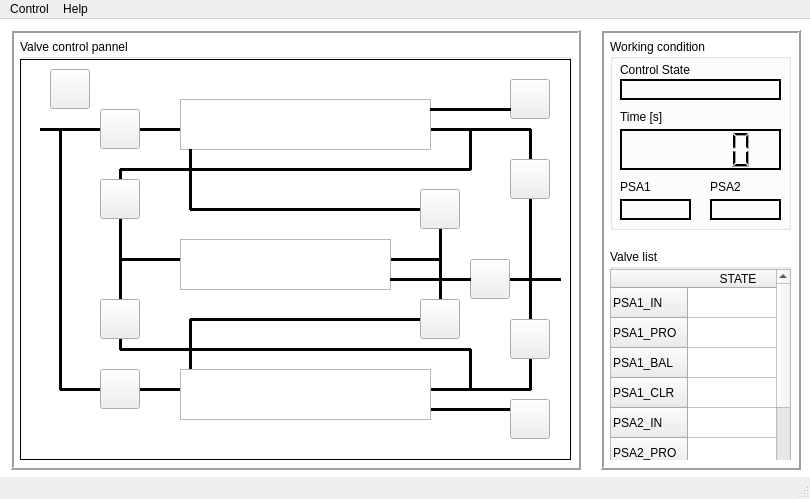
<?xml version="1.0" encoding="UTF-8"?>
<ui version="4.0">
 <class>MainWindow</class>
 <widget class="QMainWindow" name="MainWindow">
  <property name="geometry">
   <rect>
    <x>0</x>
    <y>0</y>
    <width>810</width>
    <height>499</height>
   </rect>
  </property>
  <property name="windowTitle">
   <string>MainWindow</string>
  </property>
  <property name="toolTip">
   <string>PSA1_PRO</string>
  </property>
  <widget class="QWidget" name="centralwidget">
   <widget class="QGraphicsView" name="Background">
    <property name="geometry">
     <rect>
      <x>-5</x>
      <y>-19</y>
      <width>911</width>
      <height>501</height>
     </rect>
    </property>
    <property name="autoFillBackground">
     <bool>false</bool>
    </property>
    <property name="styleSheet">
     <string notr="true"/>
    </property>
    <property name="lineWidth">
     <number>2</number>
    </property>
   </widget>
   <widget class="QFrame" name="frameBTNPanel">
    <property name="geometry">
     <rect>
      <x>10</x>
      <y>10</y>
      <width>571</width>
      <height>441</height>
     </rect>
    </property>
    <property name="frameShape">
     <enum>QFrame::Box</enum>
    </property>
    <property name="frameShadow">
     <enum>QFrame::Raised</enum>
    </property>
    <property name="lineWidth">
     <number>2</number>
    </property>
    <widget class="QGroupBox" name="groupBox_valve">
     <property name="geometry">
      <rect>
       <x>10</x>
       <y>10</y>
       <width>551</width>
       <height>421</height>
      </rect>
     </property>
     <property name="mouseTracking">
      <bool>true</bool>
     </property>
     <property name="autoFillBackground">
      <bool>false</bool>
     </property>
     <property name="title">
      <string>Valve control pannel</string>
     </property>
     <property name="flat">
      <bool>true</bool>
     </property>
     <property name="checkable">
      <bool>false</bool>
     </property>
     <widget class="QPushButton" name="BTN_COL2_IN">
      <property name="geometry">
       <rect>
        <x>30</x>
        <y>30</y>
        <width>40</width>
        <height>40</height>
       </rect>
      </property>
      <property name="toolTip">
       <string>COL2_IN</string>
      </property>
      <property name="icon">
       <iconset>
        <normaloff>resource/valveoff.png</normaloff>
        <normalon>:/logo_valve/resource/valveon.png</normalon>resource/valveoff.png</iconset>
      </property>
      <property name="iconSize">
       <size>
        <width>32</width>
        <height>32</height>
       </size>
      </property>
      <property name="checkable">
       <bool>true</bool>
      </property>
     </widget>
     <widget class="QLabel" name="label_3">
      <property name="geometry">
       <rect>
        <x>160</x>
        <y>200</y>
        <width>211</width>
        <height>51</height>
       </rect>
      </property>
      <property name="autoFillBackground">
       <bool>false</bool>
      </property>
      <property name="text">
       <string/>
      </property>
      <property name="textFormat">
       <enum>Qt::PlainText</enum>
      </property>
      <property name="pixmap">
       <pixmap resource="res.qrc">:/logo_vessel/resource/prodvessel.png</pixmap>
      </property>
     </widget>
     <widget class="QPushButton" name="BTN_PSA2_PRO">
      <property name="geometry">
       <rect>
        <x>80</x>
        <y>260</y>
        <width>40</width>
        <height>40</height>
       </rect>
      </property>
      <property name="toolTip">
       <string>PSA2_PRO</string>
      </property>
      <property name="icon">
       <iconset>
        <normaloff>resource/valveoff.png</normaloff>
        <normalon>:/logo_valve/resource/valveon.png</normalon>resource/valveoff.png</iconset>
      </property>
      <property name="iconSize">
       <size>
        <width>32</width>
        <height>32</height>
       </size>
      </property>
      <property name="checkable">
       <bool>true</bool>
      </property>
     </widget>
     <widget class="Line" name="line_11">
      <property name="geometry">
       <rect>
        <x>410</x>
        <y>170</y>
        <width>20</width>
        <height>91</height>
       </rect>
      </property>
      <property name="frameShadow">
       <enum>QFrame::Plain</enum>
      </property>
      <property name="lineWidth">
       <number>3</number>
      </property>
      <property name="orientation">
       <enum>Qt::Vertical</enum>
      </property>
     </widget>
     <widget class="Line" name="line_16">
      <property name="geometry">
       <rect>
        <x>410</x>
        <y>360</y>
        <width>81</width>
        <height>20</height>
       </rect>
      </property>
      <property name="frameShadow">
       <enum>QFrame::Plain</enum>
      </property>
      <property name="lineWidth">
       <number>3</number>
      </property>
      <property name="orientation">
       <enum>Qt::Horizontal</enum>
      </property>
     </widget>
     <widget class="Line" name="line_13">
      <property name="geometry">
       <rect>
        <x>170</x>
        <y>270</y>
        <width>251</width>
        <height>20</height>
       </rect>
      </property>
      <property name="frameShadow">
       <enum>QFrame::Plain</enum>
      </property>
      <property name="lineWidth">
       <number>3</number>
      </property>
      <property name="orientation">
       <enum>Qt::Horizontal</enum>
      </property>
     </widget>
     <widget class="QGraphicsView" name="PROD">
      <property name="geometry">
       <rect>
        <x>160</x>
        <y>200</y>
        <width>211</width>
        <height>51</height>
       </rect>
      </property>
      <property name="autoFillBackground">
       <bool>true</bool>
      </property>
     </widget>
     <widget class="Line" name="line_7">
      <property name="geometry">
       <rect>
        <x>100</x>
        <y>300</y>
        <width>351</width>
        <height>20</height>
       </rect>
      </property>
      <property name="frameShadow">
       <enum>QFrame::Plain</enum>
      </property>
      <property name="lineWidth">
       <number>3</number>
      </property>
      <property name="orientation">
       <enum>Qt::Horizontal</enum>
      </property>
     </widget>
     <widget class="QGraphicsView" name="graphicsView">
      <property name="geometry">
       <rect>
        <x>160</x>
        <y>60</y>
        <width>251</width>
        <height>51</height>
       </rect>
      </property>
      <property name="autoFillBackground">
       <bool>true</bool>
      </property>
     </widget>
     <widget class="Line" name="line_6">
      <property name="geometry">
       <rect>
        <x>100</x>
        <y>120</y>
        <width>351</width>
        <height>20</height>
       </rect>
      </property>
      <property name="frameShadow">
       <enum>QFrame::Plain</enum>
      </property>
      <property name="lineWidth">
       <number>3</number>
      </property>
      <property name="orientation">
       <enum>Qt::Horizontal</enum>
      </property>
     </widget>
     <widget class="Line" name="line_15">
      <property name="geometry">
       <rect>
        <x>160</x>
        <y>280</y>
        <width>20</width>
        <height>51</height>
       </rect>
      </property>
      <property name="frameShadow">
       <enum>QFrame::Plain</enum>
      </property>
      <property name="lineWidth">
       <number>3</number>
      </property>
      <property name="orientation">
       <enum>Qt::Vertical</enum>
      </property>
     </widget>
     <widget class="Line" name="line_4">
      <property name="geometry">
       <rect>
        <x>500</x>
        <y>90</y>
        <width>20</width>
        <height>261</height>
       </rect>
      </property>
      <property name="frameShadow">
       <enum>QFrame::Plain</enum>
      </property>
      <property name="lineWidth">
       <number>3</number>
      </property>
      <property name="orientation">
       <enum>Qt::Vertical</enum>
      </property>
     </widget>
     <widget class="QPushButton" name="BTN_PSA2_IN">
      <property name="geometry">
       <rect>
        <x>80</x>
        <y>330</y>
        <width>40</width>
        <height>40</height>
       </rect>
      </property>
      <property name="toolTip">
       <string>PSA2_IN</string>
      </property>
      <property name="text">
       <string/>
      </property>
      <property name="icon">
       <iconset>
        <normaloff>resource/valveoff.png</normaloff>
        <normalon>:/logo_valve/resource/valveon.png</normalon>resource/valveoff.png</iconset>
      </property>
      <property name="iconSize">
       <size>
        <width>32</width>
        <height>32</height>
       </size>
      </property>
      <property name="checkable">
       <bool>true</bool>
      </property>
     </widget>
     <widget class="Line" name="line_12">
      <property name="geometry">
       <rect>
        <x>170</x>
        <y>160</y>
        <width>251</width>
        <height>20</height>
       </rect>
      </property>
      <property name="frameShadow">
       <enum>QFrame::Plain</enum>
      </property>
      <property name="lineWidth">
       <number>3</number>
      </property>
      <property name="orientation">
       <enum>Qt::Horizontal</enum>
      </property>
     </widget>
     <widget class="QLabel" name="label_2">
      <property name="geometry">
       <rect>
        <x>160</x>
        <y>330</y>
        <width>251</width>
        <height>51</height>
       </rect>
      </property>
      <property name="autoFillBackground">
       <bool>false</bool>
      </property>
      <property name="text">
       <string/>
      </property>
      <property name="textFormat">
       <enum>Qt::PlainText</enum>
      </property>
      <property name="pixmap">
       <pixmap resource="res.qrc">:/logo_vessel/resource/psavessel.png</pixmap>
      </property>
     </widget>
     <widget class="QPushButton" name="BTN_PSA2_BAL">
      <property name="geometry">
       <rect>
        <x>490</x>
        <y>280</y>
        <width>40</width>
        <height>40</height>
       </rect>
      </property>
      <property name="toolTip">
       <string>PSA2_BAL</string>
      </property>
      <property name="icon">
       <iconset>
        <normaloff>resource/valveoff.png</normaloff>
        <normalon>:/logo_valve/resource/valveon.png</normalon>resource/valveoff.png</iconset>
      </property>
      <property name="iconSize">
       <size>
        <width>32</width>
        <height>32</height>
       </size>
      </property>
      <property name="checkable">
       <bool>true</bool>
      </property>
     </widget>
     <widget class="QPushButton" name="BTN_PSA1_BAL">
      <property name="geometry">
       <rect>
        <x>490</x>
        <y>120</y>
        <width>40</width>
        <height>40</height>
       </rect>
      </property>
      <property name="toolTip">
       <string>PSA1_BAL</string>
      </property>
      <property name="icon">
       <iconset>
        <normaloff>resource/valveoff.png</normaloff>
        <normalon>:/logo_valve/resource/valveon.png</normalon>resource/valveoff.png</iconset>
      </property>
      <property name="iconSize">
       <size>
        <width>32</width>
        <height>32</height>
       </size>
      </property>
      <property name="checkable">
       <bool>true</bool>
      </property>
     </widget>
     <widget class="Line" name="line_9">
      <property name="geometry">
       <rect>
        <x>90</x>
        <y>130</y>
        <width>20</width>
        <height>181</height>
       </rect>
      </property>
      <property name="frameShadow">
       <enum>QFrame::Plain</enum>
      </property>
      <property name="lineWidth">
       <number>3</number>
      </property>
      <property name="orientation">
       <enum>Qt::Vertical</enum>
      </property>
     </widget>
     <widget class="QPushButton" name="BTN_PSA2_CLR">
      <property name="geometry">
       <rect>
        <x>490</x>
        <y>360</y>
        <width>40</width>
        <height>40</height>
       </rect>
      </property>
      <property name="toolTip">
       <string>PSA2_CLR</string>
      </property>
      <property name="icon">
       <iconset>
        <normaloff>resource/valveoff.png</normaloff>
        <normalon>:/logo_valve/resource/valveon.png</normalon>resource/valveoff.png</iconset>
      </property>
      <property name="iconSize">
       <size>
        <width>32</width>
        <height>32</height>
       </size>
      </property>
      <property name="checkable">
       <bool>true</bool>
      </property>
     </widget>
     <widget class="QPushButton" name="BTN_PROD_OUT">
      <property name="geometry">
       <rect>
        <x>450</x>
        <y>220</y>
        <width>40</width>
        <height>40</height>
       </rect>
      </property>
      <property name="toolTip">
       <string>PROD_OUT</string>
      </property>
      <property name="icon">
       <iconset>
        <normaloff>resource/valveoff.png</normaloff>
        <normalon>:/logo_valve/resource/valveon.png</normalon>resource/valveoff.png</iconset>
      </property>
      <property name="iconSize">
       <size>
        <width>32</width>
        <height>32</height>
       </size>
      </property>
      <property name="checkable">
       <bool>true</bool>
      </property>
     </widget>
     <widget class="QPushButton" name="BTN_PROD_PSA2">
      <property name="geometry">
       <rect>
        <x>400</x>
        <y>260</y>
        <width>40</width>
        <height>40</height>
       </rect>
      </property>
      <property name="toolTip">
       <string>PROD_PSA2</string>
      </property>
      <property name="icon">
       <iconset>
        <normaloff>resource/valveoff.png</normaloff>
        <normalon>:/logo_valve/resource/valveon.png</normalon>resource/valveoff.png</iconset>
      </property>
      <property name="iconSize">
       <size>
        <width>32</width>
        <height>32</height>
       </size>
      </property>
      <property name="checkable">
       <bool>true</bool>
      </property>
     </widget>
     <widget class="Line" name="line_10">
      <property name="geometry">
       <rect>
        <x>100</x>
        <y>210</y>
        <width>321</width>
        <height>20</height>
       </rect>
      </property>
      <property name="frameShadow">
       <enum>QFrame::Plain</enum>
      </property>
      <property name="lineWidth">
       <number>3</number>
      </property>
      <property name="orientation">
       <enum>Qt::Horizontal</enum>
      </property>
     </widget>
     <widget class="QGraphicsView" name="graphicsView_2">
      <property name="geometry">
       <rect>
        <x>160</x>
        <y>330</y>
        <width>251</width>
        <height>51</height>
       </rect>
      </property>
      <property name="autoFillBackground">
       <bool>true</bool>
      </property>
     </widget>
     <widget class="QPushButton" name="BTN_PSA1_IN">
      <property name="geometry">
       <rect>
        <x>80</x>
        <y>70</y>
        <width>40</width>
        <height>40</height>
       </rect>
      </property>
      <property name="toolTip">
       <string>PSA1_IN</string>
      </property>
      <property name="text">
       <string/>
      </property>
      <property name="icon">
       <iconset>
        <normaloff>resource/valveoff.png</normaloff>
        <normalon>:/logo_valve/resource/valveon.png</normalon>resource/valveoff.png</iconset>
      </property>
      <property name="iconSize">
       <size>
        <width>32</width>
        <height>32</height>
       </size>
      </property>
      <property name="checkable">
       <bool>true</bool>
      </property>
     </widget>
     <widget class="Line" name="line_3">
      <property name="geometry">
       <rect>
        <x>30</x>
        <y>90</y>
        <width>20</width>
        <height>261</height>
       </rect>
      </property>
      <property name="frameShadow">
       <enum>QFrame::Plain</enum>
      </property>
      <property name="lineWidth">
       <number>3</number>
      </property>
      <property name="orientation">
       <enum>Qt::Vertical</enum>
      </property>
     </widget>
     <widget class="Line" name="line_8">
      <property name="geometry">
       <rect>
        <x>440</x>
        <y>310</y>
        <width>20</width>
        <height>41</height>
       </rect>
      </property>
      <property name="frameShadow">
       <enum>QFrame::Plain</enum>
      </property>
      <property name="lineWidth">
       <number>3</number>
      </property>
      <property name="orientation">
       <enum>Qt::Vertical</enum>
      </property>
     </widget>
     <widget class="Line" name="line_5">
      <property name="geometry">
       <rect>
        <x>440</x>
        <y>90</y>
        <width>20</width>
        <height>41</height>
       </rect>
      </property>
      <property name="frameShadow">
       <enum>QFrame::Plain</enum>
      </property>
      <property name="lineWidth">
       <number>3</number>
      </property>
      <property name="orientation">
       <enum>Qt::Vertical</enum>
      </property>
     </widget>
     <widget class="QPushButton" name="BTN_PSA1_CLR">
      <property name="geometry">
       <rect>
        <x>490</x>
        <y>40</y>
        <width>40</width>
        <height>40</height>
       </rect>
      </property>
      <property name="toolTip">
       <string>PSA1_CLR</string>
      </property>
      <property name="icon">
       <iconset>
        <normaloff>resource/valveoff.png</normaloff>
        <normalon>:/logo_valve/resource/valveon.png</normalon>resource/valveoff.png</iconset>
      </property>
      <property name="iconSize">
       <size>
        <width>32</width>
        <height>32</height>
       </size>
      </property>
      <property name="checkable">
       <bool>true</bool>
      </property>
     </widget>
     <widget class="Line" name="line_17">
      <property name="geometry">
       <rect>
        <x>410</x>
        <y>60</y>
        <width>81</width>
        <height>20</height>
       </rect>
      </property>
      <property name="frameShadow">
       <enum>QFrame::Plain</enum>
      </property>
      <property name="lineWidth">
       <number>3</number>
      </property>
      <property name="orientation">
       <enum>Qt::Horizontal</enum>
      </property>
     </widget>
     <widget class="QLabel" name="label">
      <property name="geometry">
       <rect>
        <x>160</x>
        <y>60</y>
        <width>251</width>
        <height>51</height>
       </rect>
      </property>
      <property name="autoFillBackground">
       <bool>false</bool>
      </property>
      <property name="text">
       <string/>
      </property>
      <property name="textFormat">
       <enum>Qt::PlainText</enum>
      </property>
      <property name="pixmap">
       <pixmap resource="res.qrc">:/logo_vessel/resource/psavessel.png</pixmap>
      </property>
     </widget>
     <widget class="Line" name="line_14">
      <property name="geometry">
       <rect>
        <x>160</x>
        <y>110</y>
        <width>20</width>
        <height>61</height>
       </rect>
      </property>
      <property name="frameShadow">
       <enum>QFrame::Plain</enum>
      </property>
      <property name="lineWidth">
       <number>3</number>
      </property>
      <property name="orientation">
       <enum>Qt::Vertical</enum>
      </property>
     </widget>
     <widget class="Line" name="line_18">
      <property name="geometry">
       <rect>
        <x>370</x>
        <y>230</y>
        <width>81</width>
        <height>20</height>
       </rect>
      </property>
      <property name="frameShadow">
       <enum>QFrame::Plain</enum>
      </property>
      <property name="lineWidth">
       <number>3</number>
      </property>
      <property name="orientation">
       <enum>Qt::Horizontal</enum>
      </property>
     </widget>
     <widget class="Line" name="line">
      <property name="geometry">
       <rect>
        <x>20</x>
        <y>80</y>
        <width>491</width>
        <height>20</height>
       </rect>
      </property>
      <property name="font">
       <font>
        <weight>50</weight>
        <bold>false</bold>
       </font>
      </property>
      <property name="autoFillBackground">
       <bool>false</bool>
      </property>
      <property name="frameShadow">
       <enum>QFrame::Plain</enum>
      </property>
      <property name="lineWidth">
       <number>3</number>
      </property>
      <property name="midLineWidth">
       <number>3</number>
      </property>
      <property name="orientation">
       <enum>Qt::Horizontal</enum>
      </property>
     </widget>
     <widget class="Line" name="line_2">
      <property name="geometry">
       <rect>
        <x>40</x>
        <y>340</y>
        <width>471</width>
        <height>20</height>
       </rect>
      </property>
      <property name="frameShadow">
       <enum>QFrame::Plain</enum>
      </property>
      <property name="lineWidth">
       <number>3</number>
      </property>
      <property name="orientation">
       <enum>Qt::Horizontal</enum>
      </property>
     </widget>
     <widget class="QPushButton" name="BTN_PROD_PSA1">
      <property name="geometry">
       <rect>
        <x>400</x>
        <y>150</y>
        <width>40</width>
        <height>40</height>
       </rect>
      </property>
      <property name="toolTip">
       <string>PROD_PSA1</string>
      </property>
      <property name="icon">
       <iconset>
        <normaloff>resource/valveoff.png</normaloff>
        <normalon>:/logo_valve/resource/valveon.png</normalon>resource/valveoff.png</iconset>
      </property>
      <property name="iconSize">
       <size>
        <width>32</width>
        <height>32</height>
       </size>
      </property>
      <property name="checkable">
       <bool>true</bool>
      </property>
     </widget>
     <widget class="Line" name="line_19">
      <property name="geometry">
       <rect>
        <x>490</x>
        <y>230</y>
        <width>51</width>
        <height>20</height>
       </rect>
      </property>
      <property name="frameShadow">
       <enum>QFrame::Plain</enum>
      </property>
      <property name="lineWidth">
       <number>3</number>
      </property>
      <property name="orientation">
       <enum>Qt::Horizontal</enum>
      </property>
     </widget>
     <widget class="QPushButton" name="BTN_PSA1_PRO">
      <property name="geometry">
       <rect>
        <x>80</x>
        <y>140</y>
        <width>40</width>
        <height>40</height>
       </rect>
      </property>
      <property name="toolTip">
       <string>PSA1_PRO</string>
      </property>
      <property name="icon">
       <iconset>
        <normaloff>resource/valveoff.png</normaloff>
        <normalon>:/logo_valve/resource/valveon.png</normalon>resource/valveoff.png</iconset>
      </property>
      <property name="iconSize">
       <size>
        <width>32</width>
        <height>32</height>
       </size>
      </property>
      <property name="checkable">
       <bool>true</bool>
      </property>
     </widget>
     <widget class="QGraphicsView" name="valveControlBackground">
      <property name="geometry">
       <rect>
        <x>0</x>
        <y>20</y>
        <width>551</width>
        <height>401</height>
       </rect>
      </property>
      <property name="frameShape">
       <enum>QFrame::Panel</enum>
      </property>
      <property name="frameShadow">
       <enum>QFrame::Plain</enum>
      </property>
     </widget>
     <zorder>valveControlBackground</zorder>
     <zorder>line_9</zorder>
     <zorder>line_2</zorder>
     <zorder>line_10</zorder>
     <zorder>line</zorder>
     <zorder>BTN_COL2_IN</zorder>
     <zorder>BTN_PSA2_PRO</zorder>
     <zorder>line_11</zorder>
     <zorder>line_16</zorder>
     <zorder>line_13</zorder>
     <zorder>PROD</zorder>
     <zorder>line_7</zorder>
     <zorder>graphicsView</zorder>
     <zorder>line_6</zorder>
     <zorder>line_15</zorder>
     <zorder>line_4</zorder>
     <zorder>BTN_PSA2_IN</zorder>
     <zorder>line_12</zorder>
     <zorder>BTN_PSA2_BAL</zorder>
     <zorder>BTN_PSA1_BAL</zorder>
     <zorder>BTN_PSA2_CLR</zorder>
     <zorder>BTN_PROD_OUT</zorder>
     <zorder>BTN_PROD_PSA2</zorder>
     <zorder>graphicsView_2</zorder>
     <zorder>BTN_PSA1_IN</zorder>
     <zorder>line_3</zorder>
     <zorder>line_8</zorder>
     <zorder>line_5</zorder>
     <zorder>BTN_PSA1_CLR</zorder>
     <zorder>line_17</zorder>
     <zorder>label</zorder>
     <zorder>line_14</zorder>
     <zorder>line_18</zorder>
     <zorder>BTN_PROD_PSA1</zorder>
     <zorder>line_19</zorder>
     <zorder>BTN_PSA1_PRO</zorder>
     <zorder>label_2</zorder>
     <zorder>label_3</zorder>
    </widget>
   </widget>
   <widget class="QFrame" name="frameSidePanel">
    <property name="geometry">
     <rect>
      <x>600</x>
      <y>10</y>
      <width>201</width>
      <height>441</height>
     </rect>
    </property>
    <property name="frameShape">
     <enum>QFrame::Box</enum>
    </property>
    <property name="frameShadow">
     <enum>QFrame::Raised</enum>
    </property>
    <property name="lineWidth">
     <number>2</number>
    </property>
    <widget class="QGroupBox" name="groupBox_Condition">
     <property name="geometry">
      <rect>
       <x>10</x>
       <y>10</y>
       <width>181</width>
       <height>191</height>
      </rect>
     </property>
     <property name="title">
      <string>Working condition</string>
     </property>
     <widget class="QLabel" name="label_5">
      <property name="geometry">
       <rect>
        <x>10</x>
        <y>21</y>
        <width>81</width>
        <height>20</height>
       </rect>
      </property>
      <property name="text">
       <string>Control State</string>
      </property>
     </widget>
     <widget class="QLabel" name="label_4">
      <property name="geometry">
       <rect>
        <x>10</x>
        <y>70</y>
        <width>51</width>
        <height>16</height>
       </rect>
      </property>
      <property name="text">
       <string>Time [s]</string>
      </property>
     </widget>
     <widget class="QLCDNumber" name="lcdTIME">
      <property name="geometry">
       <rect>
        <x>10</x>
        <y>90</y>
        <width>161</width>
        <height>41</height>
       </rect>
      </property>
      <property name="frameShape">
       <enum>QFrame::Panel</enum>
      </property>
      <property name="frameShadow">
       <enum>QFrame::Plain</enum>
      </property>
      <property name="lineWidth">
       <number>2</number>
      </property>
     </widget>
     <widget class="QLabel" name="labelControlState">
      <property name="geometry">
       <rect>
        <x>10</x>
        <y>40</y>
        <width>161</width>
        <height>21</height>
       </rect>
      </property>
      <property name="frameShape">
       <enum>QFrame::Panel</enum>
      </property>
      <property name="frameShadow">
       <enum>QFrame::Plain</enum>
      </property>
      <property name="lineWidth">
       <number>2</number>
      </property>
      <property name="text">
       <string/>
      </property>
     </widget>
     <widget class="QLabel" name="label_6">
      <property name="geometry">
       <rect>
        <x>10</x>
        <y>140</y>
        <width>81</width>
        <height>16</height>
       </rect>
      </property>
      <property name="text">
       <string>PSA1</string>
      </property>
     </widget>
     <widget class="QLabel" name="label_7">
      <property name="geometry">
       <rect>
        <x>100</x>
        <y>140</y>
        <width>71</width>
        <height>16</height>
       </rect>
      </property>
      <property name="text">
       <string>PSA2</string>
      </property>
     </widget>
     <widget class="QLabel" name="label_statePSA1">
      <property name="geometry">
       <rect>
        <x>10</x>
        <y>160</y>
        <width>71</width>
        <height>21</height>
       </rect>
      </property>
      <property name="frameShape">
       <enum>QFrame::Panel</enum>
      </property>
      <property name="frameShadow">
       <enum>QFrame::Plain</enum>
      </property>
      <property name="lineWidth">
       <number>2</number>
      </property>
      <property name="text">
       <string/>
      </property>
     </widget>
     <widget class="QLabel" name="label_statePSA2">
      <property name="geometry">
       <rect>
        <x>100</x>
        <y>160</y>
        <width>71</width>
        <height>21</height>
       </rect>
      </property>
      <property name="frameShape">
       <enum>QFrame::Panel</enum>
      </property>
      <property name="frameShadow">
       <enum>QFrame::Plain</enum>
      </property>
      <property name="lineWidth">
       <number>2</number>
      </property>
      <property name="text">
       <string/>
      </property>
     </widget>
    </widget>
    <widget class="QGroupBox" name="groupBox_ValveList">
     <property name="geometry">
      <rect>
       <x>10</x>
       <y>220</y>
       <width>181</width>
       <height>211</height>
      </rect>
     </property>
     <property name="title">
      <string>Valve list</string>
     </property>
     <widget class="QTableWidget" name="table_ValveList">
      <property name="geometry">
       <rect>
        <x>0</x>
        <y>20</y>
        <width>181</width>
        <height>261</height>
       </rect>
      </property>
      <row>
       <property name="text">
        <string>PSA1_IN</string>
       </property>
      </row>
      <row>
       <property name="text">
        <string>PSA1_PRO</string>
       </property>
      </row>
      <row>
       <property name="text">
        <string>PSA1_BAL</string>
       </property>
      </row>
      <row>
       <property name="text">
        <string>PSA1_CLR</string>
       </property>
      </row>
      <row>
       <property name="text">
        <string>PSA2_IN</string>
       </property>
      </row>
      <row>
       <property name="text">
        <string>PSA2_PRO</string>
       </property>
      </row>
      <row>
       <property name="text">
        <string>PSA2_BAL</string>
       </property>
      </row>
      <row>
       <property name="text">
        <string>PSA2_CLR</string>
       </property>
      </row>
      <row>
       <property name="text">
        <string>PROD_OUT</string>
       </property>
      </row>
      <row>
       <property name="text">
        <string>PROD_PSA1</string>
       </property>
      </row>
      <row>
       <property name="text">
        <string>PROD_PSA2</string>
       </property>
      </row>
      <row>
       <property name="text">
        <string>COL2_IN</string>
       </property>
      </row>
      <row>
       <property name="text">
        <string>New Row</string>
       </property>
      </row>
      <row>
       <property name="text">
        <string>New Row</string>
       </property>
      </row>
      <row>
       <property name="text">
        <string>New Row</string>
       </property>
      </row>
      <column>
       <property name="text">
        <string>STATE</string>
       </property>
      </column>
     </widget>
    </widget>
   </widget>
   <zorder>Background</zorder>
   <zorder>frameSidePanel</zorder>
   <zorder>frameBTNPanel</zorder>
  </widget>
  <widget class="QMenuBar" name="menubar">
   <property name="geometry">
    <rect>
     <x>0</x>
     <y>0</y>
     <width>810</width>
     <height>18</height>
    </rect>
   </property>
   <widget class="QMenu" name="menuControl">
    <property name="title">
     <string>Control</string>
    </property>
    <widget class="QMenu" name="menuAuto">
     <property name="title">
      <string>Auto</string>
     </property>
     <addaction name="actionStart"/>
     <addaction name="actionRepeat"/>
    </widget>
    <addaction name="actionRun"/>
    <addaction name="menuAuto"/>
    <addaction name="actionManual"/>
    <addaction name="actionPause"/>
   </widget>
   <widget class="QMenu" name="menuHelp">
    <property name="title">
     <string>Help</string>
    </property>
    <addaction name="actionAbout"/>
   </widget>
   <addaction name="menuControl"/>
   <addaction name="menuHelp"/>
  </widget>
  <widget class="QStatusBar" name="statusbar"/>
  <action name="actionManual">
   <property name="text">
    <string>Manual</string>
   </property>
  </action>
  <action name="actionAbout">
   <property name="text">
    <string>About</string>
   </property>
  </action>
  <action name="actionStart">
   <property name="text">
    <string>Start</string>
   </property>
  </action>
  <action name="actionRepeat">
   <property name="text">
    <string>Repeat</string>
   </property>
  </action>
  <action name="actionRun">
   <property name="text">
    <string>Run</string>
   </property>
  </action>
  <action name="actionPause">
   <property name="text">
    <string>Pause</string>
   </property>
  </action>
 </widget>
 <resources>
  <include location="res.qrc"/>
 </resources>
 <connections/>
</ui>
